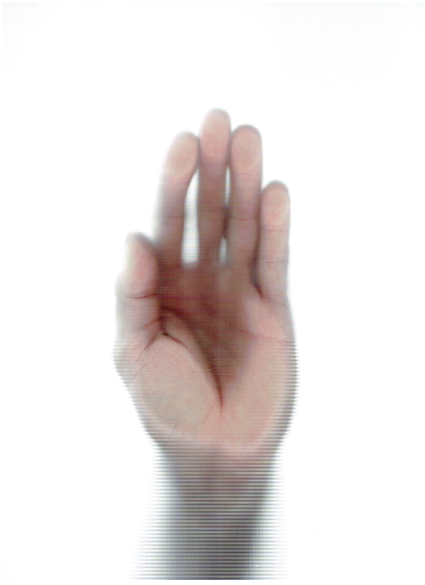
#> input picture temp/temp_der_corr_20260223_151756_907206.png, 850 x 1169 px (shown at 1/2 size)
$ python -i analysis_mejorado.py   (imports and definitions only)
#> lines starting #> are read from the running program, lines starting #| are printed output that depends on the picture; after the words box and inside, x2 and y2 are one past the last pixel; in counts of white or black regions, pixels touching at a corner belong together
import os
import cv2
import numpy as np
import matplotlib
# [1 line not run here, left out]
from matplotlib import pyplot as plt
from PIL import Image, ImageFilter, ImageEnhance, ImageTk, ImageDraw
import tkinter as tk
from tkinter import colorchooser
from config_mejorado import Config

class ImageEditorPopup(tk.Toplevel):
    """Ventana emergente avanzada para limpiar fondo, con zoom, multiselección libre y deshacer."""
    # [58 lines left out: function __init__, not called in this run]

    def get_real_coords(self, cx, cy):
        return int(cx / self.scale_factor), int(cy / self.scale_factor)

    # [79 lines left out: functions save_state, undo, setup_ui, clear_selection_visuals, set_mode, not called in this run]

    def set_color(self, color):
        self.current_color = color
        self.set_mode("brush")

    def change_brush_size(self, value):
        self.brush_size = int(value)

    # [14 lines left out: functions update_canvas_image, update_brush_cursor, not called in this run]

    def on_mouse_move(self, event):
        cx, cy = self.canvas.canvasx(event.x), self.canvas.canvasy(event.y)
        self.update_brush_cursor(cx, cy)

    # [121 lines left out: functions start_draw, draw_line, stop_draw, delete_selection, crop_to_selection, not called in this run]

    def save_and_close(self):
        self.edited_image.save(self.image_path)
        self.destroy()

class ImageAnalyzer:
    @staticmethod
    def _cuantizar_niveles(gray_img, mask, niveles):
        """Reduce bandas de intensidad para homogeneizar colores del mapa."""
        if niveles is None or int(niveles) <= 1:
            return gray_img
        niveles = int(niveles)
        cuantizada = gray_img.copy()
        pix = cuantizada[mask > 0].astype(np.float32)
        if pix.size == 0:
            return cuantizada
        min_v = float(np.min(pix))
        max_v = float(np.max(pix))
        if max_v <= min_v:
            return cuantizada
        paso = (max_v - min_v) / (niveles - 1)
        pix_q = np.round((pix - min_v) / paso) * paso + min_v
        cuantizada[mask > 0] = np.clip(pix_q, 0, 255).astype(np.uint8)
        return cuantizada

    # [146 lines left out: functions generar_mapa_calor_3d_desde_heatmap, analizar_presion, unir_imagenes, not called in this run]

    @staticmethod
    def detectar_calibracion_automatica(img_shape, path_img=None, devolver_fuente=False):
        """Detecta automáticamente la escala (prioriza DPI real del escáner)."""
        # 1) Intentar DPI embebido en metadata del archivo
        if path_img:
            try:
                pil = Image.open(path_img)
                dpi = pil.info.get("dpi")
                if dpi and dpi[0] and dpi[0] > 0:
                    pixels_por_mm = float(dpi[0]) / 25.4
                    pixels_por_mm *= Config.CALIBRACION_CORRECCION_PXMM
                    print(f"═══ CALIBRACIÓN AUTOMÁTICA (DPI) ═══")
                    print(f"DPI detectado: {dpi[0]:.1f}")
                    print(f"Corrección: x{Config.CALIBRACION_CORRECCION_PXMM:.2f}")
                    print(f"Escala: {pixels_por_mm:.2f} px/mm")
                    return (pixels_por_mm, "DPI") if devolver_fuente else pixels_por_mm
            except Exception:
                pass

        # 2) Fallback geométrico (A4). Si parece imagen unida de 2 capturas, compensar ancho.
        altura_img, ancho_img = img_shape[:2]
        ancho_efectivo = ancho_img / 2 if (ancho_img / max(altura_img, 1)) > 1.2 else ancho_img

        escala_ancho = ancho_efectivo / 210  # A4 ancho mm
        escala_alto = altura_img / 297       # A4 alto mm
        pixels_por_mm = (escala_ancho + escala_alto) / 2
        pixels_por_mm *= Config.CALIBRACION_CORRECCION_PXMM

        print(f"═══ CALIBRACIÓN AUTOMÁTICA (A4 fallback) ═══")
        print(f"Imagen: {ancho_img} x {altura_img} px")
        print(f"Corrección: x{Config.CALIBRACION_CORRECCION_PXMM:.2f}")
        print(f"Escala: {pixels_por_mm:.2f} px/mm")
        return (pixels_por_mm, "A4") if devolver_fuente else pixels_por_mm


    @staticmethod
    def analizar_imagen(path_img, modo="Digital", colormap_name="Turbo", intensidad=1.0, suavizado=True):
        """
        VERSIÓN FINAL con Editor Integrado, Marca de Agua Inteligente y Exclusión de Blancos.
        """
#> called with modo = 'Digital', colormap_name = 'Turbo', intensidad = 1, suavizado = True
        COLORMAP_IDS = {
            'Jet (Clásico)': cv2.COLORMAP_JET,
            'Arcoíris': cv2.COLORMAP_RAINBOW,
            'Caliente': cv2.COLORMAP_HOT,
            'Hot': cv2.COLORMAP_HOT,
            'Inferno': cv2.COLORMAP_INFERNO,
            'Océano': cv2.COLORMAP_OCEAN,
            'Verano': cv2.COLORMAP_SUMMER,
            'Invierno': cv2.COLORMAP_WINTER,
            'Turbo': cv2.COLORMAP_TURBO,
            'Viridis': cv2.COLORMAP_VIRIDIS,
        }

        colormap_id = COLORMAP_IDS.get(colormap_name, cv2.COLORMAP_JET)

        print(f"\n═══ DETECCIÓN DE PIE ═══")
        print(f"Modo: {modo}")

        # Cargar imagen inicial para chequear si ya la procesamos en esta sesión
        img = cv2.imread(path_img)
#> img is the input picture: shape (1169, 850, 3); mean B, G, R 225.6, 226.9, 232.5
        if img is None:
            raise ValueError("No se pudo cargar la imagen")

        # Detección de MARCA DE AGUA (Pixel 0,0 configurado por nosotros)
        ya_procesada = False
        if img.shape[0] > 0 and img.shape[1] > 0:
            p = img[0, 0]
#> p = [255, 255, 255]
            # OpenCV carga en BGR. Buscamos el código secreto: [252, 253, 254]
            if p[0] == 252 and p[1] == 253 and p[2] == 254:
                ya_procesada = True

        if modo == "Digital" and not ya_procesada and Config.AUTO_ABRIR_EDITOR_ESCANEO:
            print("Abriendo editor de imagen manual para limpiar el fondo...")
            ImageEditorPopup(path_img)
            print("Edición manual finalizada. Continuando proceso...")
            # Volver a cargar porque el usuario acaba de editarla y guardarla
            img = cv2.imread(path_img)
            if img is None:
                raise ValueError("No se pudo cargar la imagen tras edición")
        else:
            print("Procesamiento automático activado (sin editor manual).")

        # CALIBRACIÓN AUTOMÁTICA
        pixels_por_mm, fuente_calibracion = ImageAnalyzer.detectar_calibracion_automatica(
            img.shape,
            path_img=path_img,
            devolver_fuente=True,
        )

        gray = cv2.cvtColor(img, cv2.COLOR_BGR2GRAY)
        mask_final = np.zeros_like(gray)

        # ============================================
        # PROCESAMIENTO SEGÚN MODO
        # ============================================
        if modo == "Tinta (Papel)":
            # --- CÓDIGO INTACTO ORIGINAL PARA TINTA ---
            gray_proc = gray.copy()
            _, gray_proc = cv2.threshold(gray_proc, 200, 255, cv2.THRESH_TOZERO_INV)
            gray_proc = cv2.bitwise_not(gray_proc)

            blur = cv2.GaussianBlur(gray_proc, (5, 5), 0)
            otsu_val, _ = cv2.threshold(blur, 0, 255, cv2.THRESH_BINARY + cv2.THRESH_OTSU)
            print(f"Umbral Otsu: {otsu_val}")

            # [41 lines left out: functions _mask_from_contour, _construir_mascara, not called in this run]

            umbral_bajo = max(int(otsu_val * 0.7), 20)
            umbral_alto = max(int(otsu_val * 1.1), 40)
            print(f"Umbrales usados: bajo={umbral_bajo}, alto={umbral_alto}")

            mask_final = _construir_mascara(umbral_bajo, umbral_alto)

            area_pie = np.sum(mask_final > 0)
            area_total = mask_final.shape[0] * mask_final.shape[1]
            porcentaje = (area_pie / area_total) * 100 if area_total else 0

            if porcentaje > 60:
                umbral_bajo = max(int(otsu_val * 0.9), 30)
                umbral_alto = max(int(otsu_val * 1.3), 60)
                print(f"Ajuste por fondo incluido: bajo={umbral_bajo}, alto={umbral_alto}")
                mask_final = _construir_mascara(umbral_bajo, umbral_alto, open_iter=3, close_iter=1)
            elif porcentaje < 2:
                umbral_bajo = max(int(otsu_val * 0.5), 10)
                umbral_alto = max(int(otsu_val * 0.9), 30)
                print(f"Ajuste por talón excluido: bajo={umbral_bajo}, alto={umbral_alto}")
                mask_final = _construir_mascara(umbral_bajo, umbral_alto, open_iter=1, close_iter=3)

            if np.any(mask_final):
                mean_in = float(np.mean(gray_proc[mask_final > 0]))
                mean_out = float(np.mean(gray_proc[mask_final == 0]))
                if mean_in < mean_out:
                    print("Máscara invertida detectada, invirtiendo selección.")
                    mask_final = cv2.bitwise_not(mask_final)

            kernel_cierre = np.ones((25, 25), np.uint8)
            mask_final = cv2.morphologyEx(mask_final, cv2.MORPH_CLOSE, kernel_cierre, iterations=1)

        else:
            # --- NUEVA LÓGICA PARA DIGITAL: TRAS LIMPIEZA MANUAL ---
            blurred = cv2.GaussianBlur(gray, (15, 15), 0)

            _, thresh = cv2.threshold(blurred, 25, 255, cv2.THRESH_BINARY)
#> thresh: shape (1169, 850); every value is 255

            # SOLUCIÓN: Excluir el fondo blanco puro que nosotros mismos generamos
            _, mask_white = cv2.threshold(gray, 245, 255, cv2.THRESH_BINARY)
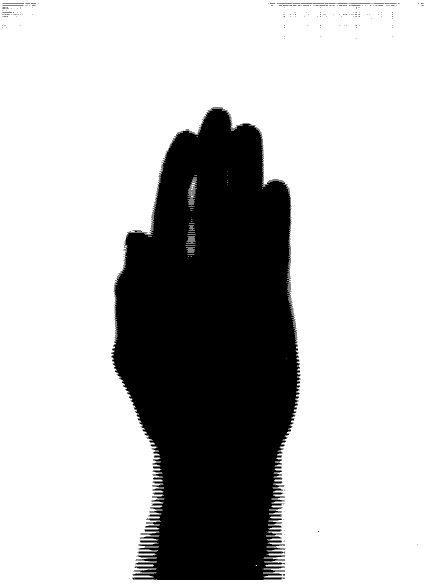
#> mask_white: shape (1169, 850) (shown at 1/2 size); 73.8% white; 260 black regions (251 under 20 px), largest, box (x1, y1, x2, y2) and area: (222, 218, 601, 1160) 259650, (422, 215, 446, 217) 44, (5, 7, 48, 8) 43
            thresh[mask_white == 255] = 0

            kernel_ruido = np.ones((11, 11), np.uint8)
            thresh_limpio = cv2.morphologyEx(thresh, cv2.MORPH_OPEN, kernel_ruido)
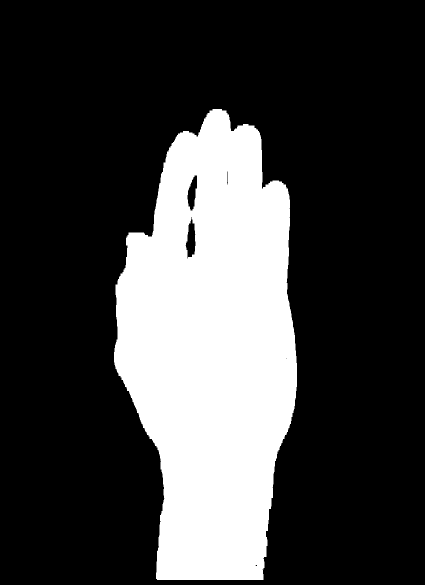
#> thresh_limpio: shape (1169, 850) (shown at 1/2 size); 24.9% white; 1 white region

            contours, _ = cv2.findContours(thresh_limpio, cv2.RETR_EXTERNAL, cv2.CHAIN_APPROX_SIMPLE)
#> contours = 1 contour; box (x1, y1, x2, y2) and area: (228, 218, 594, 1160) 248344

            mask_final = np.zeros_like(gray)
            if contours:
                for c in contours:
                    if cv2.contourArea(c) > 1000:
                         cv2.drawContours(mask_final, [c], -1, 255, thickness=cv2.FILLED)
#> this loop made 1 pass
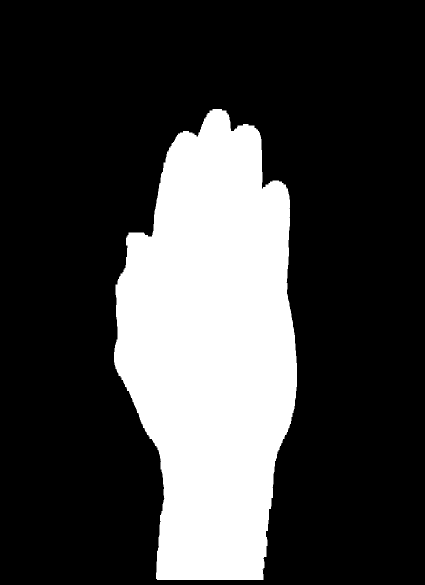
#> mask_final: shape (1169, 850) (shown at 1/2 size); 25.1% white; 1 white region, box (x1, y1, x2, y2) and area: (228, 218, 594, 1160) 249599

                kernel_cierre = np.ones((35, 35), np.uint8)
                mask_final = cv2.morphologyEx(mask_final, cv2.MORPH_CLOSE, kernel_cierre)
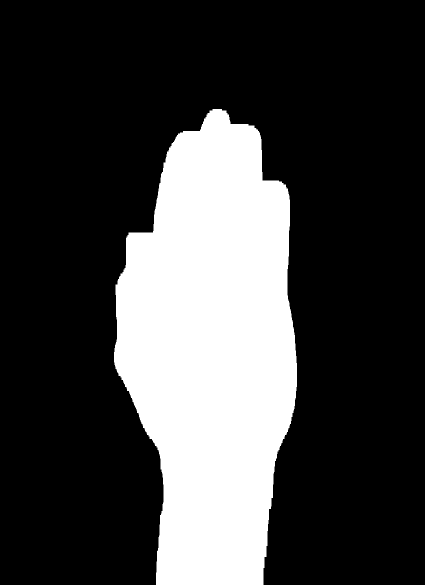
#> mask_final: shape (1169, 850) (shown at 1/2 size); 25.4% white; 1 white region, box (x1, y1, x2, y2) and area: (228, 218, 594, 1169) 252328

                mask_final = cv2.GaussianBlur(mask_final, (5, 5), 0)
                _, mask_final = cv2.threshold(mask_final, 127, 255, cv2.THRESH_BINARY)
#> mask_final: shape (1169, 850); 25.4% white; 1 white region, box (x1, y1, x2, y2) and area: (228, 218, 594, 1169) 252330

            gray_proc = gray.copy()

        mask_inv = cv2.bitwise_not(mask_final)

        area_pie = np.sum(mask_final > 0)
#> area_pie = 252330
        area_total = mask_final.shape[0] * mask_final.shape[1]
        porcentaje = (area_pie / area_total) * 100
#> porcentaje = 25.39

        print(f"Área pie: {porcentaje:.1f}% de la imagen")
#| Área pie: 25.4% de la imagen

        # ============================================
        # FONDO BLANCO FORZADO Y NORMALIZACIÓN
        # ============================================
        gray_limpio = np.full_like(gray, 255, dtype=np.uint8)

        if modo == "Tinta (Papel)":
            # CORRECCIÓN PARA TINTA: Invertimos los valores para que el negro(0) sea máxima presión(255)
            gray_invertido = cv2.bitwise_not(gray)
            gray_limpio[mask_final > 0] = gray_invertido[mask_final > 0]
        else:
            gray_limpio[mask_final > 0] = gray[mask_final > 0]

        if suavizado:
            pie_suavizado = cv2.GaussianBlur(gray_limpio, (5, 5), 0)
            gray_limpio[mask_final > 0] = pie_suavizado[mask_final > 0]

        pie_pixels = gray_limpio[mask_final > 0]

        if len(pie_pixels) > 0:
            min_val = np.min(pie_pixels)
#> min_val = 37
            max_val = np.max(pie_pixels)
#> max_val = 255

            if max_val > min_val:
                gray_normalizado = np.full_like(gray_limpio, 255, dtype=np.uint8)
                pie_norm = ((pie_pixels - min_val) / (max_val - min_val) * 255)
                pie_norm = np.clip(pie_norm, 0, 255).astype(np.uint8)
                gray_normalizado[mask_final > 0] = pie_norm
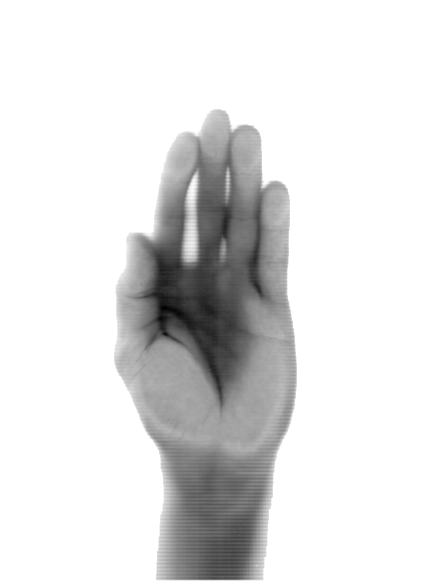
#> gray_normalizado: shape (1169, 850) (shown at 1/2 size); min 0, max 255, mean 224.3
            else:
                gray_normalizado = gray_limpio
        else:
            gray_normalizado = gray_limpio

        # ============================================
        # IMAGEN ORIGINAL con FONDO BLANCO Y MARCA SECRETA
        # ============================================
        orig_white = np.full_like(img, 255)
        orig_white[mask_final > 0] = img[mask_final > 0]
        orig_white[mask_final == 0] = [255, 255, 255] # Fondo blanco puro garantizado

        # MARCA DE AGUA INVISIBLE en el primer píxel superior izquierdo
        if modo == "Digital":
            orig_white[0, 0] = [252, 253, 254]
#> orig_white: shape (1169, 850, 3); mean B, G, R 226, 227.3, 233

        # ============================================
        # MAPA DE CALOR con FONDO BLANCO
        # ============================================
        gray_for_heatmap = gray_normalizado.copy()

        # Homogeneizar gradientes dentro de la huella (separado por modo)
        if modo == "Tinta (Papel)":
            k_median = int(Config.HEATMAP_HOMOGENEIDAD_TINTA_MEDIAN)
            k_gauss = int(Config.HEATMAP_HOMOGENEIDAD_TINTA_GAUSS)
        else:
            k_median = int(Config.HEATMAP_HOMOGENEIDAD_DIGITAL_MEDIAN)
            k_gauss = int(Config.HEATMAP_HOMOGENEIDAD_DIGITAL_GAUSS)

        # Asegurar kernels impares para OpenCV
        if k_median % 2 == 0:
            k_median += 1
        if k_gauss % 2 == 0:
            k_gauss += 1

        if k_median > 1:
            gray_suave = cv2.medianBlur(gray_for_heatmap, k_median)
            gray_for_heatmap[mask_final > 0] = gray_suave[mask_final > 0]
#> gray_for_heatmap: shape (1169, 850); 18.29% of pixels changed, all inside (x1, y1, x2, y2) = (228, 218, 594, 1162)

        if k_gauss > 1:
            gray_suave = cv2.GaussianBlur(gray_for_heatmap, (k_gauss, k_gauss), 0)
            gray_for_heatmap[mask_final > 0] = gray_suave[mask_final > 0]
#> gray_for_heatmap: shape (1169, 850); min 5, max 255, mean 224.4

        if modo == "Tinta (Papel)":
            niveles_color = int(getattr(Config, "HEATMAP_NIVELES_COLOR_TINTA", 8))
        else:
            niveles_color = int(getattr(Config, "HEATMAP_NIVELES_COLOR_DIGITAL", 10))
        gray_for_heatmap = ImageAnalyzer._cuantizar_niveles(gray_for_heatmap, mask_final, niveles_color)
#> in _cuantizar_niveles, `min_v = float(np.min(pix))`: min_v = 5
#> in _cuantizar_niveles, `max_v = float(np.max(pix))`: max_v = 255
#> in _cuantizar_niveles, `paso = (max_v - min_v) / (niveles - 1)`: paso = 27.78

        if intensidad != 1.0 and len(pie_pixels) > 0:
            valores = gray_for_heatmap[mask_final > 0].astype(np.float32)
            valores = valores * intensidad
            valores = np.clip(valores, 0, 255).astype(np.uint8)
            gray_for_heatmap[mask_final > 0] = valores

        heatmap = cv2.applyColorMap(gray_for_heatmap, colormap_id)
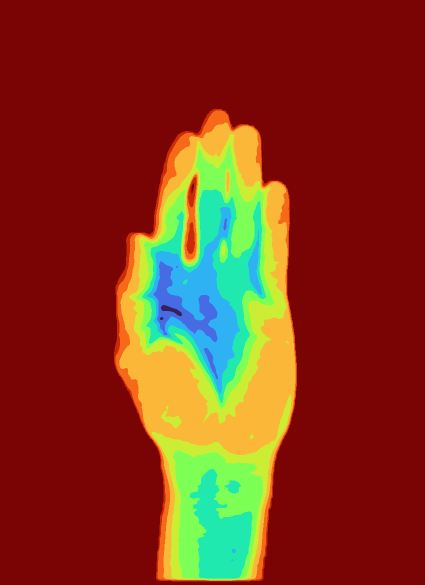
#> heatmap: shape (1169, 850, 3) (shown at 1/2 size); mean B, G, R 26.7, 53.2, 132.1

        # BLANQUEADO DEFINITIVO DEL MAPA: ignoramos la intensidad si es fondo
        heatmap[mask_final == 0] = [255, 255, 255]
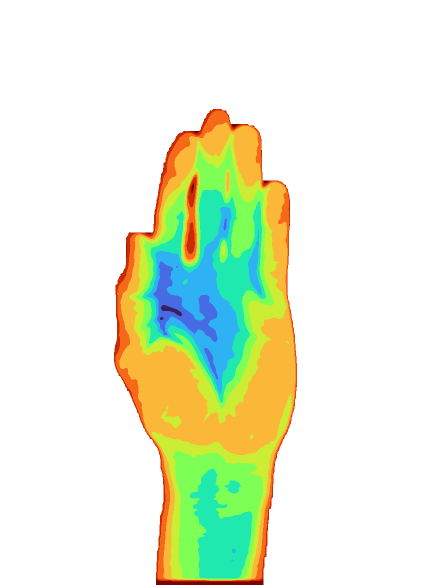
#> heatmap: shape (1169, 850, 3) (shown at 1/2 size); mean B, G, R 214.7, 240.5, 231.3

        # SOLUCIÓN EXCLUSIVA TINTA: El papel en blanco (valores altos en el escaneo original)
        # no debe pintarse de azul oscuro, lo forzamos a blanco puro.
        if modo == "Tinta (Papel)":
            papel = gray > 200
            heatmap[papel] = [255, 255, 255]

        # ============================================
        # ESTADÍSTICAS
        # ============================================
        valores_presion = gray_normalizado[mask_final > 0]
        area_mm2 = area_pie / (pixels_por_mm ** 2)
#> area_mm2 = 24742.7

        stats = {
            'presion_media': float(np.mean(valores_presion)) if len(valores_presion) > 0 else 0,
            'presion_max': float(np.max(valores_presion)) if len(valores_presion) > 0 else 0,
            'presion_min': float(np.min(valores_presion)) if len(valores_presion) > 0 else 0,
            'area_contacto_px': int(area_pie),
            'area_contacto_mm2': area_mm2,
            'pixels_por_mm': pixels_por_mm,
            'fuente_calibracion': fuente_calibracion,
            'distribucion': ImageAnalyzer._calcular_distribucion(gray_normalizado, mask_final)
        }

        print(f"Área: {area_mm2/100:.1f} cm²")
#| Área: 247.4 cm²
        print(f"════════════════════\n")

        img_orig_pil = Image.fromarray(cv2.cvtColor(orig_white, cv2.COLOR_BGR2RGB))
        img_heatmap_pil = Image.fromarray(cv2.cvtColor(heatmap, cv2.COLOR_BGR2RGB))

        return img_orig_pil, img_heatmap_pil, stats

    @staticmethod
    def _calcular_distribucion(gray_proc, mask):
        """Calcula distribución por zonas"""
        h, w = gray_proc.shape

        zona_anterior = gray_proc[:h//3, :][mask[:h//3, :] > 0]
        zona_media = gray_proc[h//3:2*h//3, :][mask[h//3:2*h//3, :] > 0]
        zona_posterior = gray_proc[2*h//3:, :][mask[2*h//3:, :] > 0]

        return {
            'anterior': float(np.mean(zona_anterior)) if len(zona_anterior) > 0 else 0,
            'media': float(np.mean(zona_media)) if len(zona_media) > 0 else 0,
            'posterior': float(np.mean(zona_posterior)) if len(zona_posterior) > 0 else 0,
        }

    # [57 lines left out: functions mejorar_contraste, aplicar_filtro_sharpen, detectar_contornos, calcular_centro_presion, generar_comparacion, not called in this run]

>>> result = ImageAnalyzer().analizar_imagen('temp/temp_der_corr_20260223_151756_907206.png')

$ run again, on temp/temp_der_corr_20260223_152106_806299.png
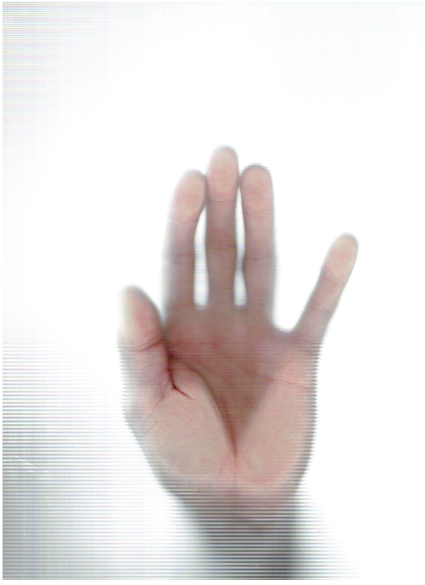
#> input picture temp/temp_der_corr_20260223_152106_806299.png, 850 x 1169 px (shown at 1/2 size)
#> in analizar_imagen, img is the input picture: shape (1169, 850, 3); mean B, G, R 224.3, 225.3, 230.1
#> p = [255, 255, 255]
#> in analizar_imagen, `_, mask_white = cv2.threshold(gray, 245, 255, cv2.THRESH_BINARY)`:
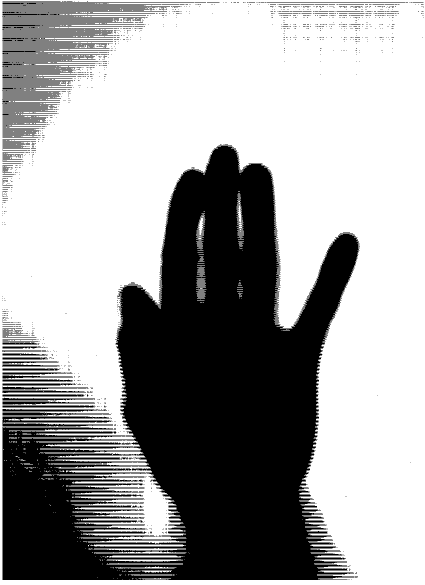
#> mask_white: shape (1169, 850) (shown at 1/2 size); 63% white; 1982 black regions (1773 under 20 px), largest, box (x1, y1, x2, y2) and area: (5, 291, 720, 1160) 327973, (5, 834, 226, 852) 2280, (5, 9, 340, 13) 941
#> thresh_limpio: shape (1169, 850); 28.8% white; 2 white regions
#> contours = 2 contours; box (x1, y1, x2, y2) and area: (236, 291, 716, 1160) 250710, (5, 861, 238, 1160) 37908
#> the loop in analizar_imagen, `for c in contours:` made 2 passes
#> mask_inv: shape (1169, 850); 69.9% white; 2 black regions, box (x1, y1, x2, y2) and area: (236, 291, 716, 1169) 256186, (0, 861, 238, 1169) 42786
#> area_pie = 298972
#> porcentaje = 30.09
#| Área pie: 30.1% de la imagen
#> min_val = 47
#> max_val = 255
#> min_v = 9
#> max_v = 255
#> paso = 27.33
#> in analizar_imagen, `heatmap[mask_final == 0] = [255, 255, 255]`:
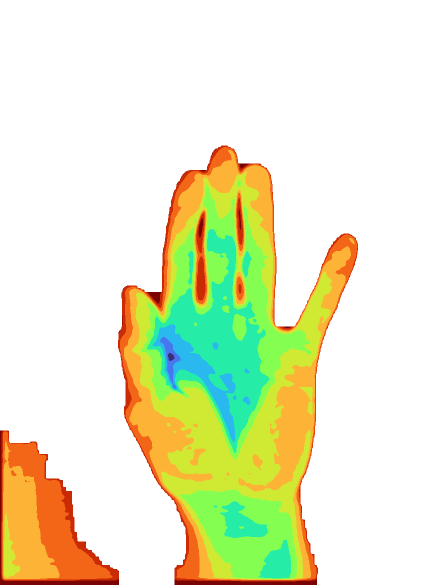
#> heatmap: shape (1169, 850, 3) (shown at 1/2 size); mean B, G, R 200.2, 236.3, 232
#> area_mm2 = 29316.2
#> zona_anterior = 12192 values, max 255 at index 1697, min 111 at index 12060, mean 179
#| Área: 293.2 cm²
